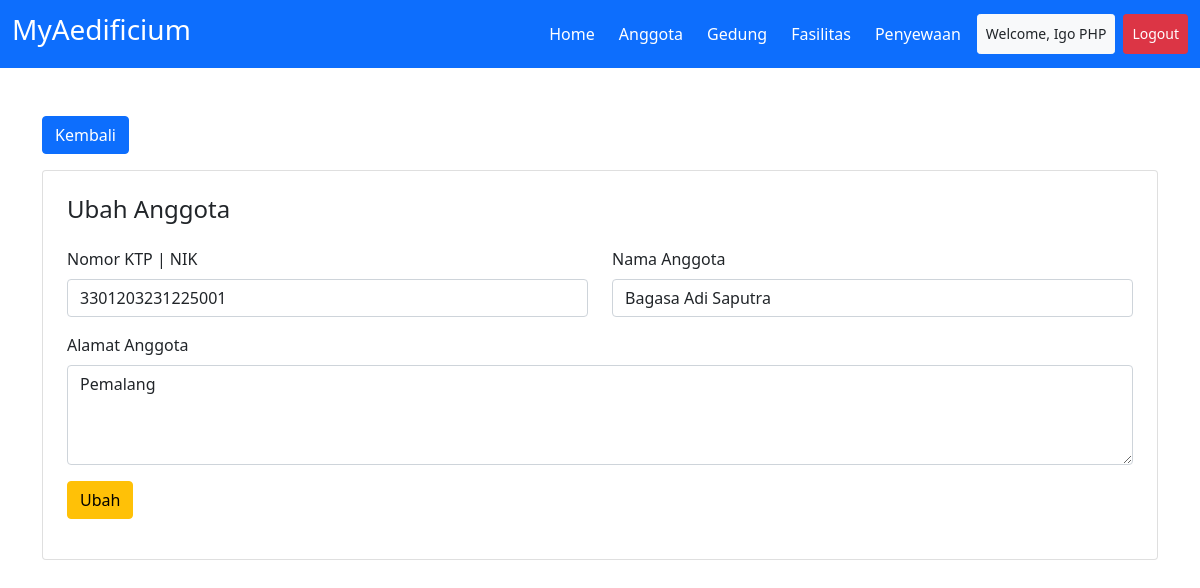
The app's page /src/ubah_anggota.php?no_ktp=3301203231225001 (signed in) with its own data.
### tables this page shows
CREATE TABLE `anggota` (
  `no_ktp` char(16) NOT NULL,
  `nama` varchar(32) DEFAULT NULL,
  `alamat` varchar(32) DEFAULT NULL
);

### src/ubah_anggota.php (the view, shortened to what this page needs)
<?php
include '../connection/config.php';
include '../components/header.php';
$no_ktp = $_GET['no_ktp'];
$query = "SELECT * FROM anggota WHERE no_ktp = '$no_ktp'";
$sql = mysqli_query($connect, $query);
$dataAnggota = mysqli_fetch_array($sql);
?>
<div class="row">
    <div class="col-md-12">
        <a href="./anggota.php" class="btn btn-primary mb-3">Kembali</a>
        <div class="card p-4 mb-4">
            <h4 class="mb-4 col-12">Ubah Anggota</h3>
                <form action="" method="post">
                    <div class="row">
                        <div class="mb-3 col-md-6 col-sm-12">
                            <label for="no_ktp" class="form-label">Nomor KTP | NIK</label>
                            <input type="text" value="<?= $dataAnggota['no_ktp'] ?>" autocomplete="off" class="form-control" id="no_ktp" name="no_ktp">
                        </div>
                        <div class="mb-3 col-md-6 col-sm-12">
                            <label for="nama" class="form-label">Nama Anggota</label>
                            <input type="text" value="<?= $dataAnggota['nama'] ?>" autocomplete="off" class="form-control" id="nama" name="nama">
                        </div>
                        <div class="mb-3 col-md-12">
                            <label for="alamat" class="form-label">Alamat Anggota</label>
                            <textarea class="form-control" style="height: 100px;" name="alamat" id="alamat" cols="10" rows="10"><?= $dataAnggota['alamat'] ?></textarea>
                        </div>
                        <div class="mb-3">
                            <button type="submit" name="editAnggota" class="btn btn-warning">Ubah</button>
                        </div>
                    </div>
                </form>
        </div>
    </div>
</div>
<?php
include '../components/footer.php';
?>

### records on screen
anggota: no_ktp "3301203231225001", nama "Bagasa Adi Saputra", alamat "Pemalang"

### other values on screen
$_SESSION['nama_lengkap'] "Igo PHP"
